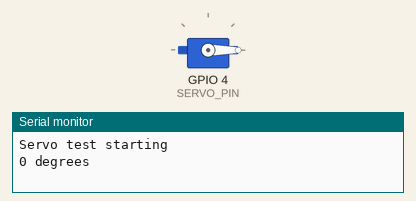
This sketch was run on a simulated ESP32. Shown: servo, the last lines printed to the serial monitor.

Above: at 0.05 s.
At 6.05 s:
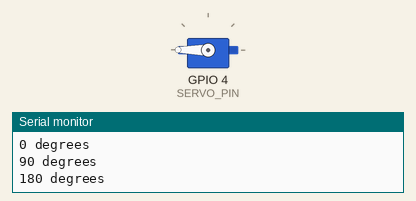
At 12.0 s:
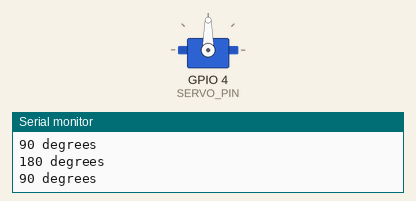
Timing chart, 0 to 15.6 s (numbered marks = the images above):
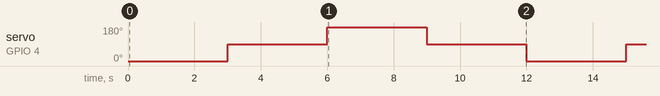

Measured:
- by itself, servo on GPIO 4 (SERVO_PIN): repeats every 12.0 s: 180° 3.0 s, 90° 3.0 s, 0° 3.0 s, 90° 3.0 s

The sketch:

servotest.ino
```cpp
#include <ESP32Servo.h>

Servo myServo;

const int SERVO_PIN = 4;

void setup() {
  Serial.begin(115200);

  myServo.setPeriodHertz(50);
  myServo.attach(SERVO_PIN, 500, 2500);

  Serial.println("Servo test starting");
}

void loop() {
  Serial.println("0 degrees");
  myServo.write(0);
  delay(3000);

  Serial.println("90 degrees");
  myServo.write(90);
  delay(3000);

  Serial.println("180 degrees");
  myServo.write(180);
  delay(3000);

  Serial.println("90 degrees");
  myServo.write(90);
  delay(3000);
}
```
